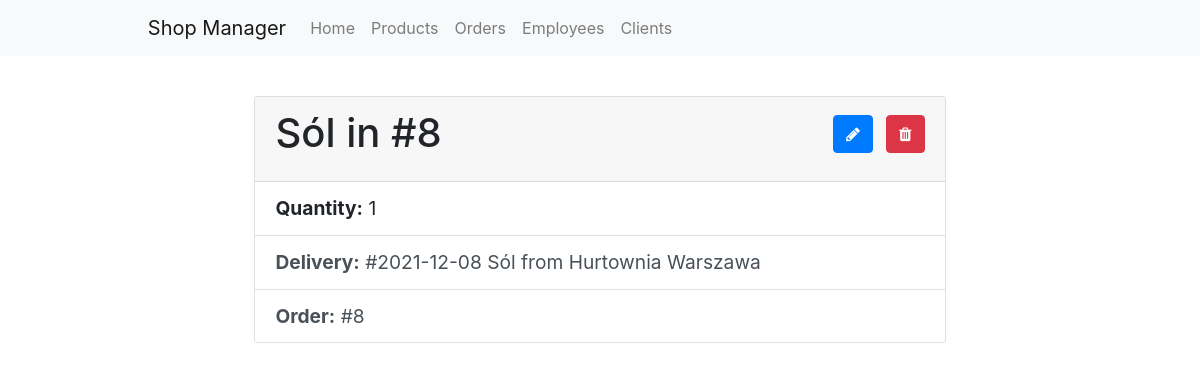
Screenshot of /orders/items/17/ with the database file from the repository.
### orders/models.py (models this page shows, shortened)
class ItemInOrder(models.Model):
    quantity = models.PositiveIntegerField(help_text="Please define quantity of product.")
    order = models.ForeignKey(Order, on_delete=models.CASCADE)
    delivery = models.ForeignKey(
        DeliveredItems, on_delete=models.SET_NULL, null=True, help_text="Please select the delivery of the product.")
    def __str__(self):
        return f'{self.delivery.product} in #{self.order.id}'
    class Meta:
        ordering = ['quantity']

class Order(models.Model):
    date = models.DateField(help_text="Please pass the date in YYYY-MM-DD format.")
    status = models.CharField(max_length=100, help_text="Please pass the status of the order.")
    comment = models.TextField(max_length=1000, blank=True, null=True, help_text="Optional: Please add some comments.")
    address = models.ForeignKey(Address, on_delete=models.SET_NULL, null=True, help_text="Please choose the address.")
    client = models.ForeignKey(Client, on_delete=models.SET_NULL, null=True, help_text="Please select the client. If client do not exist define the client in Clients section.")
    employee = models.ForeignKey(
        Employee, on_delete=models.SET_NULL, null=True, help_text="Please select the employee responsible for the order.")
    class Meta:
        ordering = ['-id']

### products/models.py (models this page shows, shortened)
class DeliveredItems(models.Model):
    date = models.DateField(auto_now=False, help_text="Please pass the date of the delivery.")
    quantity = models.PositiveIntegerField(help_text="Please pass the quantity of the delivered items.")
    unit_purchase_price = models.FloatField(validators=[MinValueValidator(0)], help_text="Please pass the unit purchase price of the delivered items.")
    unit_selling_price = models.FloatField(validators=[MinValueValidator(0)], help_text="Please pass the unit selling price of the delivered items.")
    wholesaler = models.ForeignKey(Wholesaler, on_delete=models.SET_NULL, null=True, help_text="Please select the wholesaler of the delivered items.")
    product = models.ForeignKey(Product, on_delete=models.SET_NULL, null=True, help_text="Please select the product that has been delivered.")
    def __str__(self):
        return f'{self.date} {self.product} from {self.wholesaler}'
    class Meta:
        verbose_name_plural = "delivered items"
        ordering = ['-date']

class Product(models.Model):
    code = models.PositiveIntegerField(primary_key=True, help_text="Please pass the code of the product.")
    name = models.CharField(max_length=100, help_text="Please pass the name of the product.")
    description = models.TextField(max_length=1000, blank=True, help_text="Optional: Please pass the description of the product.")
    category = models.ForeignKey(Category, on_delete=models.SET_NULL, null=True, help_text="Please select the category of the product.")
    producer = models.ForeignKey(Producer, on_delete=models.SET_NULL, null=True, help_text="Please select the producer of the producer.")
    def __str__(self):
        return self.name
    class Meta:
        ordering = ['name']

class Wholesaler(models.Model):
    name = models.CharField(max_length=100, help_text="Please pass the name of the wholesaler.")
    def __str__(self):
        return self.name
    class Meta:
        ordering = ['name']

### orders/views.py (the view)
# urls.py: path('items/<int:pk>/', views.ItemInOrderDetailView.as_view(), name='items-detail'),
class ItemInOrderDetailView(generic.DetailView):
    model = ItemInOrder

### orders/templates/orders/iteminorder_detail.html
{% extends "base.html" %}
{% block content %}
    <div style="width: 90%; margin-left: 5%; font-size:1.2rem;">
        <div class="card" style="width: 80%; margin-left: 10%;">
            <div class="card-header">
              <a href="delete/" class="btn btn-danger" style="float: right; margin-top: 1%;"><span class="fa fa-trash"></span></a>
              <a href="update/" class="btn btn-primary" style="float: right; margin-right: 2%; margin-top: 1%;"><span class="fa fa-pencil"></span></a>
              <h1 class="card-title">{{ object }}</h1>
            </div>
            <ul class="list-group list-group-flush">
              <li class="list-group-item"><strong>Quantity:</strong> {{ object.quantity }}</li>
              <a class="list-group-item list-group-item-action" href="{% url 'products:delivered-items-detail' object.delivery.id %}"><strong>Delivery:</strong> #{{ object.delivery }}</a>
              <a class="list-group-item list-group-item-action" href="{% url 'orders:order-detail' object.order.id %}"><strong>Order:</strong> #{{ object.order.id }}</a>
            </ul>
        </div>
        <br>
    </div>
{% endblock %}

### rows the page displays
ItemInOrder: delivery+order "Sól in #8", quantity "1", delivery "2021-12-08 Sól from Hurtownia Warszawa", order.id "8"
